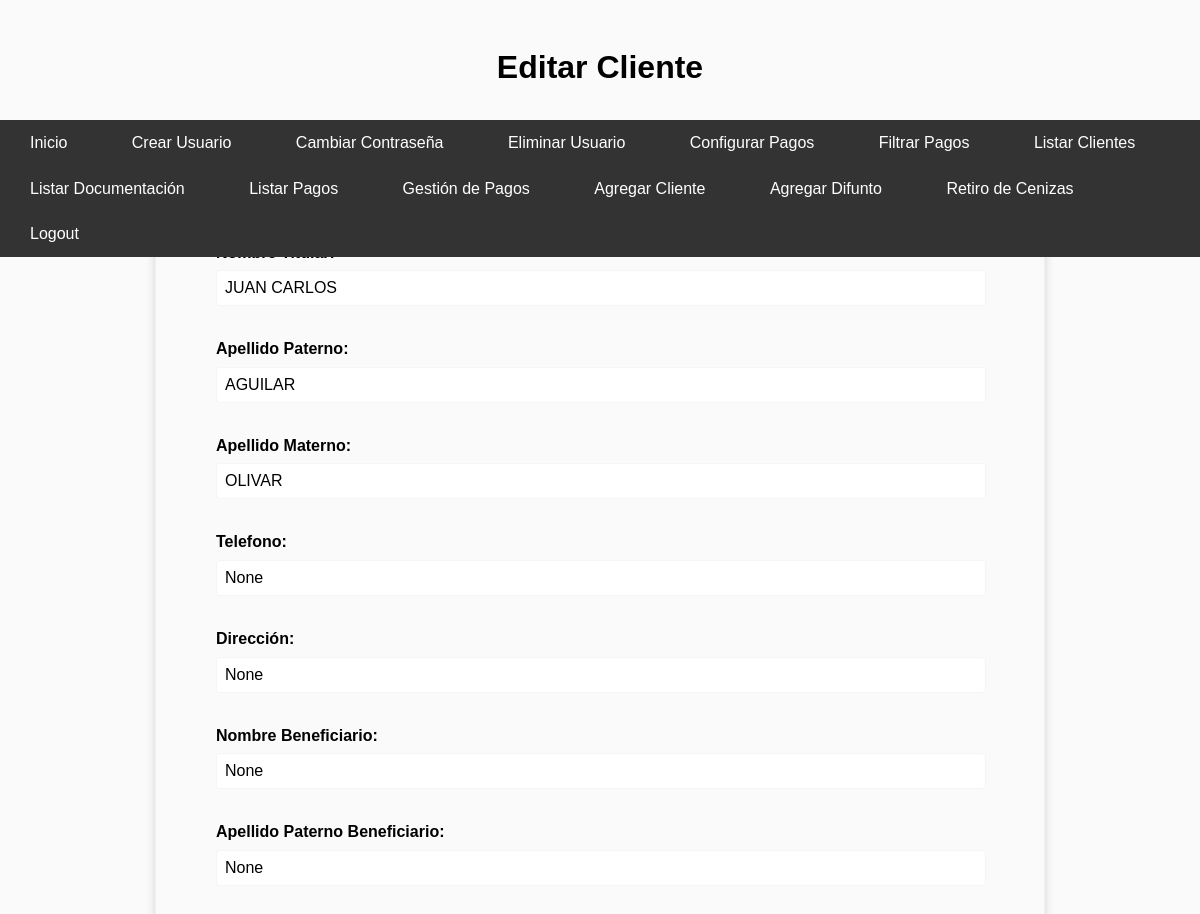
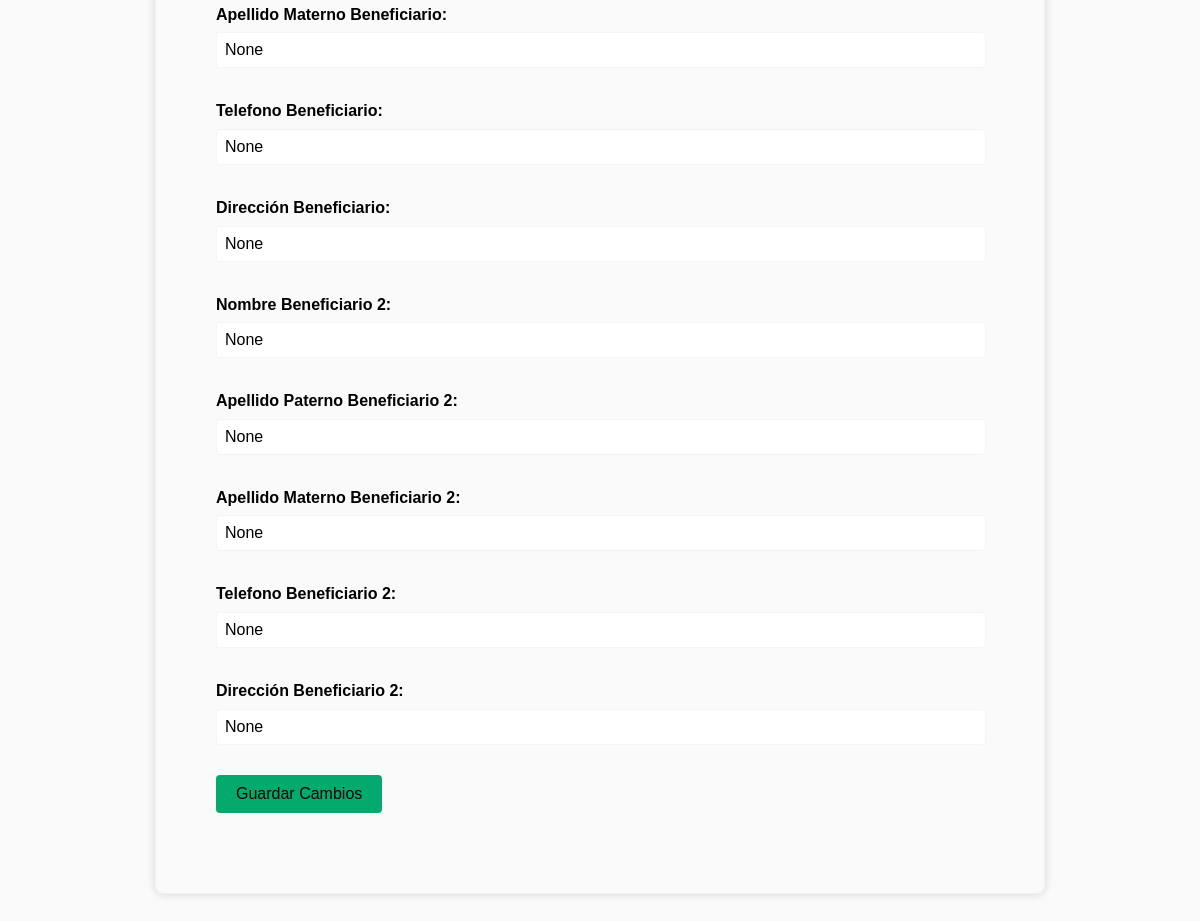
/editar_cliente/A1 (signed in), run on the app's committed database (2 pictures, top to bottom).
### tables this page shows
CREATE TABLE Clientes (
    Cripta TEXT PRIMARY KEY,
    Nombre_titular TEXT,
    Apellido_paterno TEXT,
    Apellido_materno TEXT,
    Telefono1 TEXT,
    Direccion1 TEXT,
    Nombre_Beneficiario TEXT,
    Apellido_paterno_Beneficiario TEXT,
    Apellido_materno_Beneficiario TEXT,
    Telefono_Beneficiario TEXT,
    Direccion_Beneficiario TEXT,
    Nombre_Beneficiario2 TEXT,
    Apellido_paterno_Beneficiario2 TEXT,
    Apellido_materno_Beneficiario2 TEXT,
    Telefono_Beneficiario2 TEXT,
    Direccion_Beneficiario2 TEXT
);

### app.py (the view, shortened to what this page needs)
@app.route('/editar_cliente/<cripta>', methods=['GET', 'POST'])
def editar_cliente(cripta):
    if 'username' not in session:
        return redirect(url_for('login'))
    conn = get_db_connection()
    cursor = conn.cursor()
    cursor.execute('SELECT * FROM clientes WHERE Cripta = ?', (cripta,))
    cliente = cursor.fetchone()
    conn.close()
    return render_template('editar_cliente.html', cliente=cliente)

### app.py (called while the page is built)
def get_db_connection():
    conn = sqlite3.connect('cripta_administracion.db')
    conn.row_factory = sqlite3.Row
    return conn

### templates/editar_cliente.html (shortened to what this page needs)
<!DOCTYPE html>
<html>
<head>
    <link rel="stylesheet" href="{{ url_for('static', filename='styles.css') }}">
</head>
<body>
    <div class="container">
        <h1>Editar Cliente</h1>
        <nav>
            <ul class="navbar">
                <li><a href="{{ url_for('menu') }}">Inicio</a></li>
                {% if session['role'] == 'admin' %}
                <li><a href="{{ url_for('create_user') }}">Crear Usuario</a></li>
                <li><a href="{{ url_for('change_password') }}">Cambiar Contraseña</a></li>
                <li><a href="{{ url_for('delete_user') }}">Eliminar Usuario</a></li>
                <li><a href="{{ url_for('configurar_pagos') }}">Configurar Pagos</a></li>
                <li><a href="{{ url_for('filtrado_pagos') }}">Filtrar Pagos</a></li>
                <li><a href="{{ url_for('listar_clientes') }}">Listar Clientes</a></li>
                <li><a href="{{ url_for('listar_documentacion') }}">Listar Documentación</a></li>
                <li><a href="{{ url_for('listar_pagos') }}">Listar Pagos</a></li>
                {% endif %}
                <li><a href="{{ url_for('pagos_cajero') }}">Gestión de Pagos</a></li>
                <li><a href="{{ url_for('agregar_cliente') }}">Agregar Cliente</a></li>
                <li><a href="{{ url_for('agregar_difunto') }}">Agregar Difunto</a></li>
                <li><a href="{{ url_for('retiro_cenizas') }}">Retiro de Cenizas</a></li>
                <li><a href="{{ url_for('logout') }}">Logout</a></li>
            </ul>
        </nav>
        <form method="post">
            <div class="form-group">
                <label>Nombre Titular:</label>
                <input type="text" name="nombre_titular" value="{{ cliente.Nombre_titular }}">
            </div>
            <div class="form-group">
                <label>Apellido Paterno:</label>
                <input type="text" name="apellido_paterno" value="{{ cliente.Apellido_paterno }}">
            </div>
            <div class="form-group">
                <label>Apellido Materno:</label>
                <input type="text" name="apellido_materno" value="{{ cliente.Apellido_materno }}">
            </div>
            <div class="form-group">
                <label>Telefono:</label>
                <input type="text" name="telefono1" value="{{ cliente.Telefono1 }}">
            </div>
            <div class="form-group">
                <label>Dirección:</label>
                <input type="text" name="direccion1" value="{{ cliente.Direccion1 }}">
            </div>
            <div class="form-group">
                <label>Nombre Beneficiario:</label>
                <input type="text" name="nombre_beneficiario" value="{{ cliente.Nombre_Beneficiario }}">
            </div>
            <div class="form-group">
                <label>Apellido Paterno Beneficiario:</label>
                <input type="text" name="apellido_paterno_beneficiario" value="{{ cliente.Apellido_paterno_Beneficiario }}">
            </div>
            <div class="form-group">
                <label>Apellido Materno Beneficiario:</label>
                <input type="text" name="apellido_materno_beneficiario" value="{{ cliente.Apellido_materno_Beneficiario }}">
            </div>
            <div class="form-group">
                <label>Telefono Beneficiario:</label>
                <input type="text" name="telefono_beneficiario" value="{{ cliente.Telefono_Beneficiario }}">
            </div>
            <div class="form-group">
                <label>Dirección Beneficiario:</label>
                <input type="text" name="direccion_beneficiario" value="{{ cliente.Direccion_Beneficiario }}">
            </div>
            <div class="form-group">
                <label>Nombre Beneficiario 2:</label>
                <input type="text" name="nombre_beneficiario2" value="{{ cliente.Nombre_Beneficiario2 }}">
            </div>
            <div class="form-group">
                <label>Apellido Paterno Beneficiario 2:</label>
                <input type="text" name="apellido_paterno_beneficiario2" value="{{ cliente.Apellido_paterno_Beneficiario2 }}">
            </div>
            <div class="form-group">
                <label>Apellido Materno Beneficiario 2:</label>
                <input type="text" name="apellido_materno_beneficiario2" value="{{ cliente.Apellido_materno_Beneficiario2 }}">
            </div>
            <div class="form-group">
                <label>Telefono Beneficiario 2:</label>
                <input type="text" name="telefono_beneficiario2" value="{{ cliente.Telefono_Beneficiario2 }}">
            </div>
            <div class="form-group">
                <label>Dirección Beneficiario 2:</label>
                <input type="text" name="direccion_beneficiario2" value="{{ cliente.Direccion_Beneficiario2 }}">
            </div>
            <div class="form-group">
                <button type="submit">Guardar Cambios</button>
            </div>
        </form>
    </div>
</body>
</html>

### static/styles.css (style rules this page uses)
body { margin: 0; padding: 0; height: 100vh; background-color: #E6E6FA; position: relative; }
nav { background-color: #333; overflow: hidden; position: absolute; width: 100%; top: 120px; left: 0; z-index: 999; display: flex; justify-content: center; padding: 0px 0; }
.navbar { list-style-type: none; margin: 0; padding: 0; display: ruby; }
.navbar li { margin: 0 10px; }
.navbar li a { text-decoration: none; color: #ffffff; padding: 10px 20px; display: inline-block; }
.container { width: 80%; margin: auto; padding: 20px; border: 1px solid #dddddd04; border-radius: 8px; background-color: #fffefe07; margin-top: 50px; }
form { margin-bottom: 20px; }
form label { display: block; margin-bottom: 5px; font-weight: bold; }
form input[type="text"], form input[type="file"] { width: calc(100% - 12px); padding: 8px; margin-bottom: 10px; border: 1px solid #cccccc; border-radius: 4px; font-size: 16px; }
.form-group { margin-bottom: 20px; }
.form-group label { display: block; margin-bottom: 5px; font-weight: bold; }
.form-group button { background-color: #04AA6D; color: rgba(255, 255, 255, 0.192); border: none; padding: 10px 20px; text-align: center; text-decoration: none; display: inline-block; font-size: 16px; cursor: pointer; border-radius: 4px; }
.form-group select, .form-group input[type="text"], .form-group input[type="number"], .form-group textarea { width: calc(100% - 16px); padding: 8px; margin-bottom: 10px; border: 1px solid #cccccc34; border-radius: 4px; font-size: 16px; }
.form-group button { background-color: #04AA6D; color: rgba(14, 2, 2, 0.988); border: none; padding: 10px 20px; text-align: center; text-decoration: none; display: inline-block; font-size: 16px; cursor: pointer; border-radius: 4px; transition: background-color 0.3s; }
form { width: 80%; margin: auto; padding: 60px; border: 1px solid #dddddd51; border-radius: 8px; background-color: #f9f9f905; box-shadow: 0 0 10px rgba(0, 0, 0, 0.151); margin-top: 20px; }
form input[type="text"], form select { width: calc(100% - 22px); padding: 10px; margin-bottom: 10px; border: 1px solid #cccccc5b; border-radius: 4px; font-size: 16px; }
form button { background-color: #04AA6D; color: rgba(3, 1, 1, 0.84); border: none; padding: 10px 20px; font-size: 16px; cursor: pointer; border-radius: 4px; }
body { font-family: Arial, sans-serif; line-height: 1.6; background-color: #f0f0f046; margin: 0; padding: 0; }
.container { width: 80%; margin: auto; }
h1 { text-align: center; margin-bottom: 85px; }
form { margin-bottom: 10px; }
button { padding: 5px 10px; background-color: #4CAF50; color: rgba(18, 5, 5, 0.822); border: none; cursor: pointer; }

### data on the page
Clientes: nombre_titular "JUAN CARLOS", apellido_paterno "AGUILAR", apellido_materno "OLIVAR"
